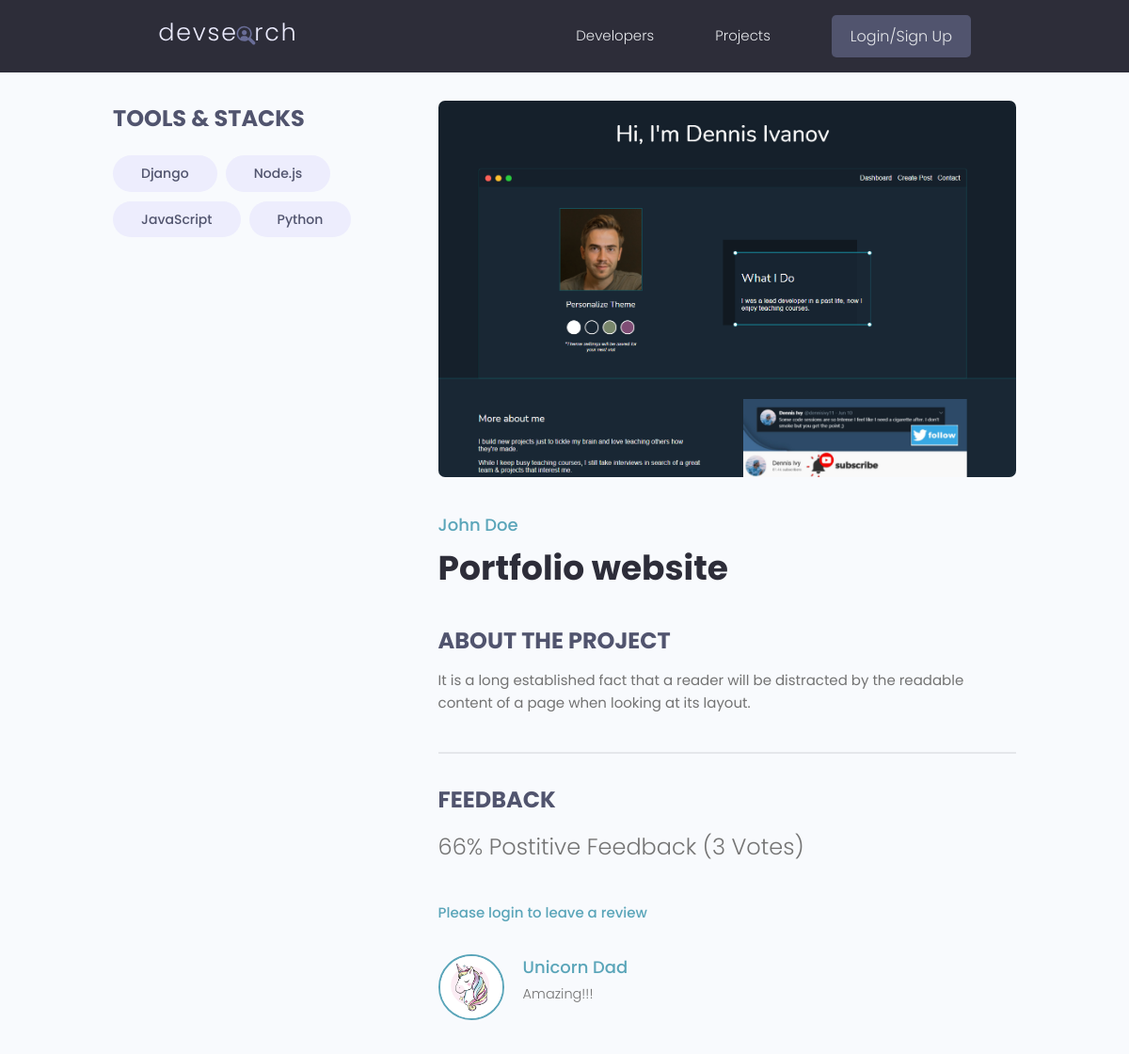
The app's page /projects/project/0bf07765-48b2-469e-8b91-ad494ba1f7fe with its own data.
### projects/models.py (models this page shows, shortened)
class Tag(models.Model):
    name = models.CharField(max_length=200)
    created = models.DateTimeField(auto_now_add=True)
    id = models.UUIDField(default=uuid.uuid4, unique=True, primary_key=True, editable=False)
    def __str__(self):
        return self.name

class Project(models.Model):
    owner = models.ForeignKey(Profile, null=True, blank=True, on_delete=models.CASCADE)
    title = models.CharField(max_length=200)
    description = models.TextField(null=True, blank=True)
    featured_image = models.ImageField(null=True, blank=True, default="default.jpg")
    demo_link = models.CharField(max_length=2000, null=True, blank=True)
    source_link = models.CharField(max_length=2000, null=True, blank=True)
    tags = models.ManyToManyField("Tag", blank=True)
    vote_total = models.IntegerField(default=0, null=True, blank=True)
    vote_ratio = models.IntegerField(default=0, null=True, blank=True)
    created = models.DateTimeField(auto_now_add=True)
    id = models.UUIDField(default=uuid.uuid4, unique=True, primary_key=True, editable=False)
    class Meta:
        ordering = ["-vote_ratio", "-vote_total", "title"]
    @property
    def imageURL(self):
        try:
            url = self.featured_image.url
        except:
            url = ""
        return url
    @property
    def reviewers(self):
        queryset = self.review_set.all().values_list("owner__id", flat=True)
        return queryset

class Review(models.Model):
    VOTE_TYPE = (
        ("up", "Up Vote"),
        ("down", "Down Vote")
    )
    owner = models.ForeignKey(Profile, on_delete=models.CASCADE, null=True, blank=True)
    project = models.ForeignKey(Project, on_delete=models.CASCADE)
    body = models.TextField(null=True, blank=True)
    value = models.CharField(max_length=200, choices=VOTE_TYPE)
    created = models.DateTimeField(auto_now_add=True)
    id = models.UUIDField(default=uuid.uuid4, unique=True, primary_key=True, editable=False)
    class Meta:
        unique_together = [["owner", "project"]]

### users/models.py (models this page shows, shortened)
class Profile(models.Model):
    user = models.OneToOneField(User, on_delete=models.CASCADE, null=True, blank=True)
    name = models.CharField(max_length=200, null=True, blank=True)
    email = models.EmailField(max_length=500, null=True, blank=True)
    username = models.CharField(max_length=200, null=True, blank=True)
    location = models.CharField(max_length=200, null=True, blank=True)
    short_intro = models.CharField(max_length=200, null=True, blank=True)
    bio = models.TextField(null=True, blank=True)
    profile_image = models.ImageField(null=True, blank=True, upload_to="profiles/", default="profiles/user-default.png")
    social_github = models.CharField(max_length=200, null=True, blank=True)
    social_twitter = models.CharField(max_length=200, null=True, blank=True)
    social_linkedin = models.CharField(max_length=200, null=True, blank=True)
    social_youtube = models.CharField(max_length=200, null=True, blank=True)
    social_website = models.CharField(max_length=200, null=True, blank=True)
    created = models.DateTimeField(auto_now_add=True)
    id = models.UUIDField(default=uuid.uuid4, unique=True, primary_key=True, editable=False)
    class Meta:
        ordering = ["created"]

### projects/views.py (the view, shortened to what this page needs)
# urls.py: path('project/<str:pk>', views.project, name="project"),
def project(request, pk):
    projectObj = Project.objects.get(id=pk)
    form = ReviewForm()
    return render(request, 'projects/single-project.html', {"project": projectObj, "form": form})

### projects/templates/projects/single-project.html (shortened to what this page needs)
{% extends 'main.html' %} {% block content %}
  <main class="singleProject my-md">
    <div class="container">
      <div class="layout">
        <div class="column column--1of3">
          <h3 class="singleProject__subtitle">Tools & Stacks</h3>
          <div class="singleProject__toolStack">
            {% for tag in project.tags.all %}
            <span class="tag tag--pill tag--sub tag--lg">
              <small>{{tag}}</small>
            </span>
            {% endfor %}
          </div>
        </div>
        <div class="column column--2of3">
          <img class="singleProject__preview" src="{{project.imageURL}}" alt="portfolio thumbnail" />
          <a href="{% url 'user-profile' project.owner.id %}" class="singleProject__developer">{{project.owner.name}}</a>
          <h2 class="singleProject__title">{{project.title}}</h2>
          <h3 class="singleProject__subtitle">About the Project</h3>
          <div class="singleProject__info">
           {{project.description}}
          </div>
          <div class="comments">
            <h3 class="singleProject__subtitle">Feedback</h3>
            <h5 class="project--rating">
              {{project.vote_ratio}}% Postitive Feedback ({{project.vote_total}} Vote{{project.vote_total|pluralize:"s"}})
            </h5>
            {% if request.user.profile.id in project.reviewers %}
                <p>You have already voted for this project</p>
                {% elif request.user.profile == project.owner %}
                <p>You can't review your own work</p>
                {% else %}
                <a href="{% url 'login' %}?next={{request.path}}">Please login to leave a review</a>
            {% endif %}
            <div class="commentList">
              {% for review in project.review_set.all %}
              {% if review.body %}
              <div class="comment">
                <a href="{% url 'user-profile' review.owner.id %}">
                  <img class="avatar avatar--md" src="{{review.owner.profile_image.url}}" alt="user" />
                </a>
                <div class="comment__details">
                  <a href="{% url 'user-profile' review.owner.id %}" class="comment__author">{{review.owner.name}}</a>
                  <p class="comment__info">
                    {{review.body|linebreaksbr}}
                  </p>
                </div>
              </div>
              {% endif %}
              {% endfor %}
            </div>
          </div>
        </div>
      </div>
    </div>
  </main>
{% endblock content %}

### static/styles/app.css (style rules this page uses)
:root { --color-sub: #2d2d39; }
img { width: 100%; }
.singleProject .column--1of3 { order: 2; }
@media screen and (min-width: 1081px) { .singleProject .column--1of3 { order: 1; } }
@media screen and (min-width: 1081px) { .singleProject .column--2of3 { order: 2; } }
.singleProject__toolStack { margin-top: 2rem; margin-bottom: 4rem; }
.singleProject__preview { height: 50vh; object-fit: cover; object-position: top center; margin-bottom: 3rem; border-radius: 0.7rem; }
.singleProject__developer { font-size: 1.8rem; font-weight: 500; }
.singleProject__title { font-size: 3.6rem; font-weight: 700; color: var(--color-sub); margin-bottom: 3rem; }
.project--rating { margin-bottom: 1.6em; margin-top: 0.5em; }
.singleProject__subtitle { text-transform: uppercase; font-size: 2.4rem; font-weight: 700; color: var(--color-sub-light); margin-bottom: 1rem; }
.comments { margin-top: 4rem; padding-top: 3rem; border-top: 2px solid var(--color-light); }
.commentList { margin: 3rem 0; }
.comment { display: flex; gap: 2rem; }
.comment__author { font-size: 1.8rem; }
.comment__info { font-size: 1.45rem; }

### static/uikit/styles/modules/_variables.css (style rules this page uses)
:root { --color-main: #5aa5b9; --color-main-light: #e6faff; --color-sub: #3f4156; --color-sub-light: #51546e; --color-sub-lighter: #ededfd; --color-text: #737373; --color-gray: #8b8b8b; --color-light: #e5e7eb; --color-light-gray: #767676; --color-bg: #f8fafd; --color-white: #fffefd; --color-white-light: #f3f3f3; --color-success: #359e64; --color-success-bg: #def8e8; --color-error: #fc4b0b; --color-error-bg: #fff2ee; --font-base: 'Poppins', arial, helvetica, 'Segoe UI', roboto, ubuntu, sans-serif; --font-monospace: 'Fira Code', 'Courier New', courier, monospace; --font-regular: 300; --font-medium: 500; --font-bold: 700; --generic-shadow: 1px 1px 5px #00000010; --generic-transition: all 0.3s ease-in-out; }

### static/uikit/styles/modules/_base.css (style rules this page uses)
* { margin: 0; padding: 0; box-sizing: border-box; text-rendering: optimizeLegibility; color: inherit; font-size: inherit; }
html { font-size: 50%; }
@media only screen and (min-width: 480px) { html { font-size: 56.25%; } }
@media only screen and (min-width: 1200px) { html { font-size: 62.5%; } }
body { line-height: 1.6; font-weight: 400; font-size: 1.5rem; color: var(--color-text); background-color: var(--color-bg); min-height: 100vh; }

### static/uikit/styles/modules/_typography.css (style rules this page uses)
* { font-family: var(--font-base); }
h2 { font-size: 3.6rem; font-weight: var(--font-bold); }
h3 { font-size: 3.2rem; font-weight: var(--font-medium); }
h5 { font-size: 2.4rem; font-weight: var(--font-medium); }
h5, h6 { font-weight: var(--font-regular); }
p, span, strong { font-size: 1.6rem; color: var(--color-text); font-weight: var(--font-regular); }
a { padding-bottom: 2px; text-decoration: none; display: inline-block; color: var(--color-main); font-weight: var(--font-medium); }

### static/uikit/styles/modules/_utilities.css (style rules this page uses)
.container { width: 92%; max-width: 165rem; margin: 0 auto; box-sizing: border-box; }
@media screen and (min-width: 1000px) { .container { width: 90%; } }
@media screen and (min-width: 1200px) { .container { width: 80%; } }
.my-md { margin: 3rem auto; }

### static/uikit/styles/modules/_avatar.css (style rules this page uses)
.avatar { border-radius: 50%; border: 2px solid var(--color-main); object-fit: cover; }
.avatar--md { height: 7rem; width: 7rem; }

### static/uikit/styles/modules/_tag.css (style rules this page uses)
.tag { display: inline-block; align-items: center; background-color: var(--color-sub); height: -webkit-fit-content; height: -moz-fit-content; height: fit-content; width: -webkit-fit-content; width: -moz-fit-content; width: calc(fit-content + 60px); border-radius: 0.5rem; padding: 0.5rem 1.5rem; font-size: 1.2rem; cursor: pointer; }
.tag:not(:last-child) { margin-right: 0.25rem; margin-bottom: 0.75rem; }
.tag > small { color: var(--color-white); }
.tag--pill { border-radius: 5rem; }
.tag--sub, .tag--sub > small { background: var(--color-sub-lighter); color: var(--color-sub-light); font-weight: 500; }
.tag--lg { padding: 0.8rem 3rem; font-size: 1.4rem; }
.tag--lg:not(:last-child) { margin-right: 0.5rem; margin-bottom: 1rem; }

### static/uikit/styles/modules/_layout.css (style rules this page uses)
.layout { display: flex; flex-flow: row wrap; justify-content: space-between; }
.layout > .column { margin-bottom: 3rem; }
.layout > .column.column--1of3 { flex-basis: 30%; }
.layout > .column.column--2of3 { flex-basis: 64%; }

### records on screen
Tag: name "Django"
Tag: name "Node.js"
Tag: name "JavaScript"
Tag: name "Python"
Project: imageURL (picture), owner.name "John Doe", title "Portfolio website", description "It is a long established fact that a reader will be distracted by the readable content of a page when looking at its layout.", vote_ratio "66", vote_total "3"
Review: owner.profile_image (picture), owner.name "Unicorn Dad", body "Amazing!!!"
